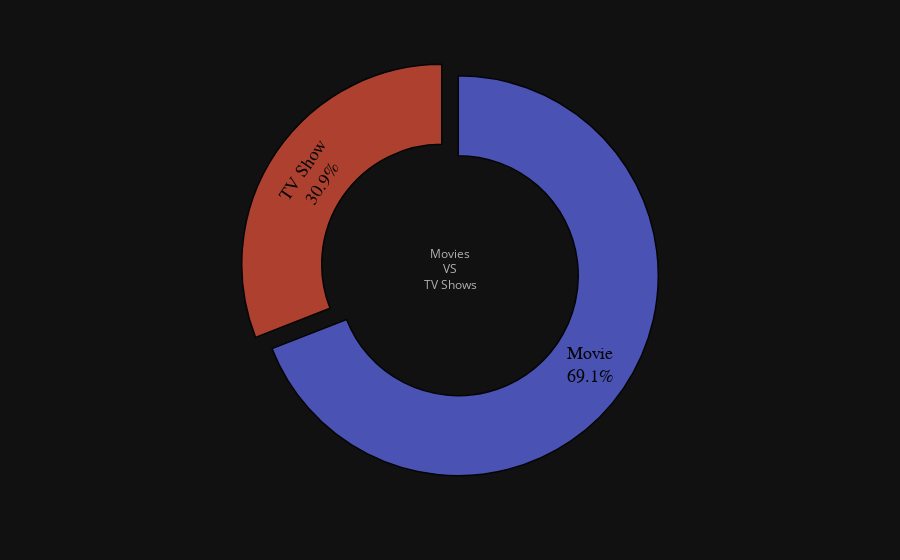

The notebook cell saved with this chart:
### Code cell
fig = px.pie(typeFrame,values = 'type',labels = 'index',template = 'plotly_dark')
fig.update_traces(hole = 0.6, pull = [0.05,0.05], title = 'Movies<br> VS <br>TV Shows', opacity = 0.7,
text = ["Movie", "TV Show"],
hovertemplate = "%{text} <br>Count: %{value}",
textfont=dict(
        family="sans serif",
        size=18,
        color="black"
    ),
marker= dict(
    line= dict(
        color='black', width=1.5
        )
    ),
)
fig.show()

### Figure 1 — Plotly figure (JSON) as saved in the notebook; plotly's stock layout.template omitted (floating-point values rounded to 4 significant figures)
{"data": [{"domain": {"x": [0, 1], "y": [0, 1]}, "hole": 0.6, "hovertemplate": "%{text} <br>Count: %{value}", "legendgroup": "", "marker": {"line": {"color": "black", "width": 1.5}}, "name": "", "opacity": 0.7, "pull": [0.05, 0.05], "showlegend": false, "text": ["Movie", "TV Show"], "textfont": {"color": "black", "family": "sans serif", "size": 18}, "title": {"text": "Movies<br> VS <br>TV Shows"}, "type": "pie", "values": [5377, 2410]}], "layout": {"legend": {"tracegroupgap": 0}, "margin": {"t": 60}}}
